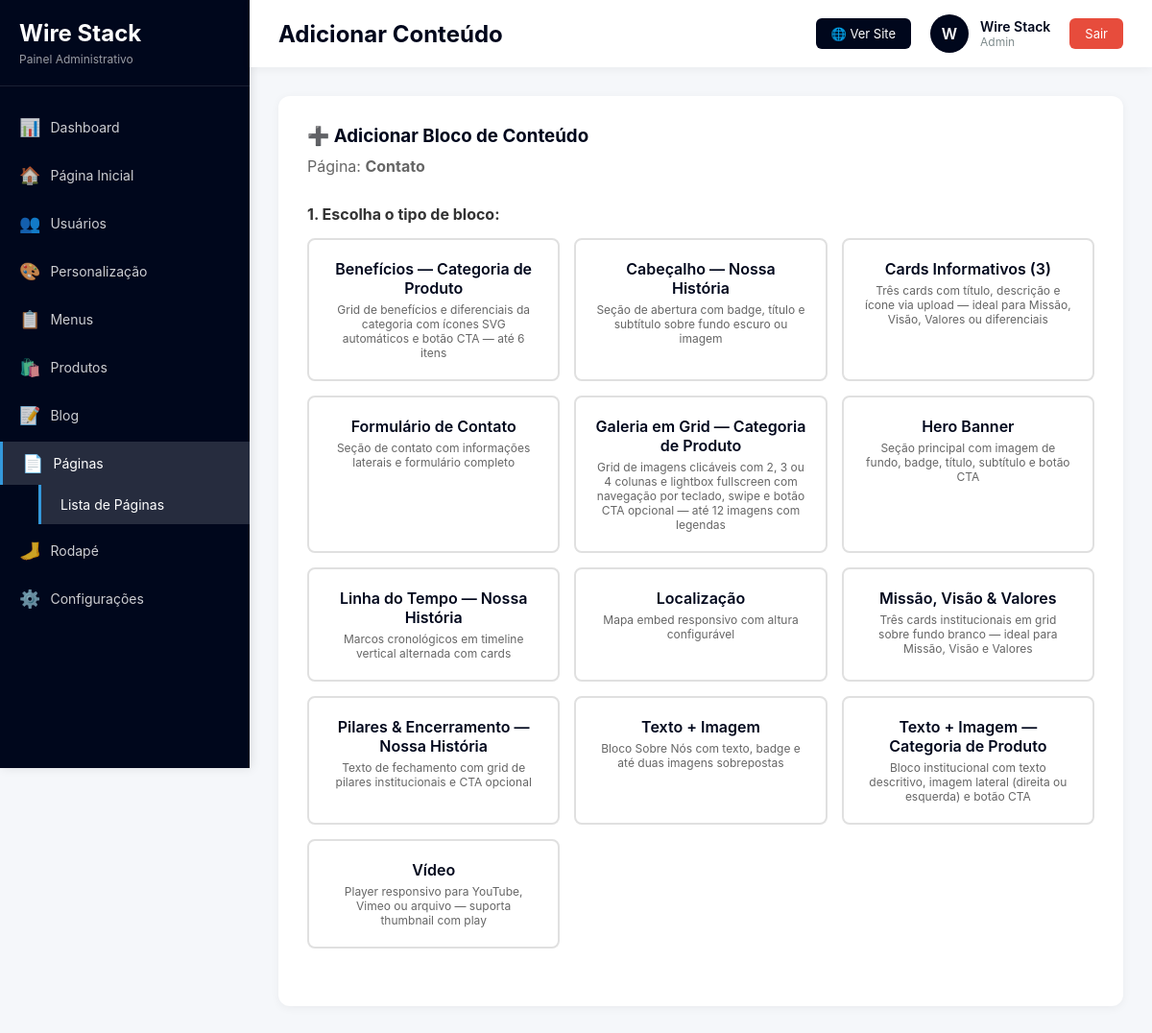
Screenshot of /admin/conteudos/criar.php?pagina_id=3 (signed in) with the database file from the repository.
### tables this page shows
CREATE TABLE IF NOT EXISTS `paginas` (
  `id` int NOT NULL AUTO_INCREMENT,
  `titulo` varchar(200) NOT NULL,
  `slug` varchar(200) NOT NULL,
  `meta_description` varchar(255) DEFAULT NULL,
  `meta_keywords` varchar(255) DEFAULT NULL,
  `ativo` tinyint(1) DEFAULT '1',
  `created_at` timestamp NULL DEFAULT CURRENT_TIMESTAMP,
  `updated_at` timestamp NULL DEFAULT CURRENT_TIMESTAMP ON UPDATE CURRENT_TIMESTAMP,
  PRIMARY KEY (`id`),
  UNIQUE KEY `slug` (`slug`),
  KEY `idx_slug` (`slug`)
);

CREATE TABLE IF NOT EXISTS `layouts` (
  `id` int NOT NULL AUTO_INCREMENT,
  `nome` varchar(100) NOT NULL,
  `descricao` text,
  `arquivo` varchar(100) NOT NULL,
  `thumbnail` varchar(255) DEFAULT NULL,
  `campos_json` text,
  `ativo` tinyint(1) DEFAULT '1',
  PRIMARY KEY (`id`)
);

### admin/conteudos/criar.php (the view, shortened to what this page needs)
<?php
$db = getDB();
$pagina_id = $_GET['pagina_id'] ?? 0;
$stmt = $db->prepare("SELECT * FROM paginas WHERE id = ?");
$stmt->execute([$pagina_id]);
$pagina = $stmt->fetch();
$stmt = $db->query("SELECT * FROM layouts WHERE ativo = 1 ORDER BY nome ASC");
$layouts = $stmt->fetchAll();
include __DIR__ . '/../includes/header.php';
include __DIR__ . '/../includes/sidebar.php';
?>
<main class="content">
    <div class="form-container">
        <h3 style="margin-bottom: 10px; color: #00071c;">➕ Adicionar Bloco de Conteúdo</h3>
        <p style="color: #666; margin-bottom: 30px;">Página: <strong><?= htmlspecialchars($pagina['titulo']) ?></strong></p>
        <form method="POST" id="contentForm">
            <h4 style="margin-bottom: 15px;">1. Escolha o tipo de bloco:</h4>
            <div class="layout-selector">
                <?php foreach ($layouts as $layout): ?>
                    <label class="layout-option" data-layout-id="<?= $layout['id'] ?>">
                        <div class="layout-name"><?= htmlspecialchars($layout['nome']) ?></div>
                        <div class="layout-desc"><?= htmlspecialchars($layout['descricao']) ?></div>
                    </label>
                <?php endforeach; ?>
            </div>
        </form>
    </div>
</main>
<?php include __DIR__ . '/../includes/footer.php'; ?>

### admin/assets/css/dashboard.css (style rules this page uses)
* { margin: 0; padding: 0; box-sizing: border-box; }
body { font-family: -apple-system, BlinkMacSystemFont, 'Segoe UI', Roboto, Oxygen, Ubuntu, Cantarell, sans-serif; background: #f5f7fa; color: #333; }
.content { margin-left: 260px; margin-top: 70px; padding: 30px; min-height: calc(100vh - 70px); }

### admin/conteudos/criar.php (style rules this page uses)
.form-container { background: white; padding: 30px; border-radius: 12px; box-shadow: 0 2px 10px rgba(0,0,0,0.05); max-width: 900px; }
.layout-selector { display: grid; grid-template-columns: repeat(auto-fill, minmax(200px, 1fr)); gap: 15px; margin-bottom: 30px; }
.layout-option { border: 2px solid #e0e0e0; border-radius: 8px; padding: 20px; text-align: center; cursor: pointer; transition: all 0.3s; }
.layout-name { font-weight: 600; color: #00071c; margin-bottom: 5px; }
.layout-desc { font-size: 12px; color: #666; }

### rows the page displays
paginas: titulo "Contato"
layouts: nome "Benefícios — Categoria de Produto", descricao "Grid de benefícios e diferenciais da categoria com ícones SVG automáticos e botão CTA — até 6 itens"
layouts: nome "Cabeçalho — Nossa História", descricao "Seção de abertura com badge, título e subtítulo sobre fundo escuro ou imagem"
layouts: nome "Cards Informativos (3)", descricao "Três cards com título, descrição e ícone via upload — ideal para Missão, Visão, Valores ou diferenciais"
layouts: nome "Formulário de Contato", descricao "Seção de contato com informações laterais e formulário completo"
layouts: nome "Galeria em Grid — Categoria de Produto", descricao "Grid de imagens clicáveis com 2, 3 ou 4 colunas e lightbox fullscreen com navegação por teclado, swipe e botão CTA opcional — até 12 imagens com legendas"
layouts: nome "Hero Banner", descricao "Seção principal com imagem de fundo, badge, título, subtítulo e botão CTA"
layouts: nome "Linha do Tempo — Nossa História", descricao "Marcos cronológicos em timeline vertical alternada com cards"
layouts: nome "Localização", descricao "Mapa embed responsivo com altura configurável"
layouts: nome "Missão, Visão & Valores", descricao "Três cards institucionais em grid sobre fundo branco — ideal para Missão, Visão e Valores"
layouts: nome "Pilares & Encerramento — Nossa História", descricao "Texto de fechamento com grid de pilares institucionais e CTA opcional"
layouts: nome "Texto + Imagem", descricao "Bloco Sobre Nós com texto, badge e até duas imagens sobrepostas"
layouts: nome "Texto + Imagem — Categoria de Produto", descricao "Bloco institucional com texto descritivo, imagem lateral (direita ou esquerda) e botão CTA"
layouts: nome "Vídeo", descricao "Player responsivo para YouTube, Vimeo ou arquivo — suporta thumbnail com play"

### other values shown
$page_title "Adicionar Conteúdo"
substr($user_name, 0, 1) "W"
$user_name "Wire Stack"
$user_role "Admin"
